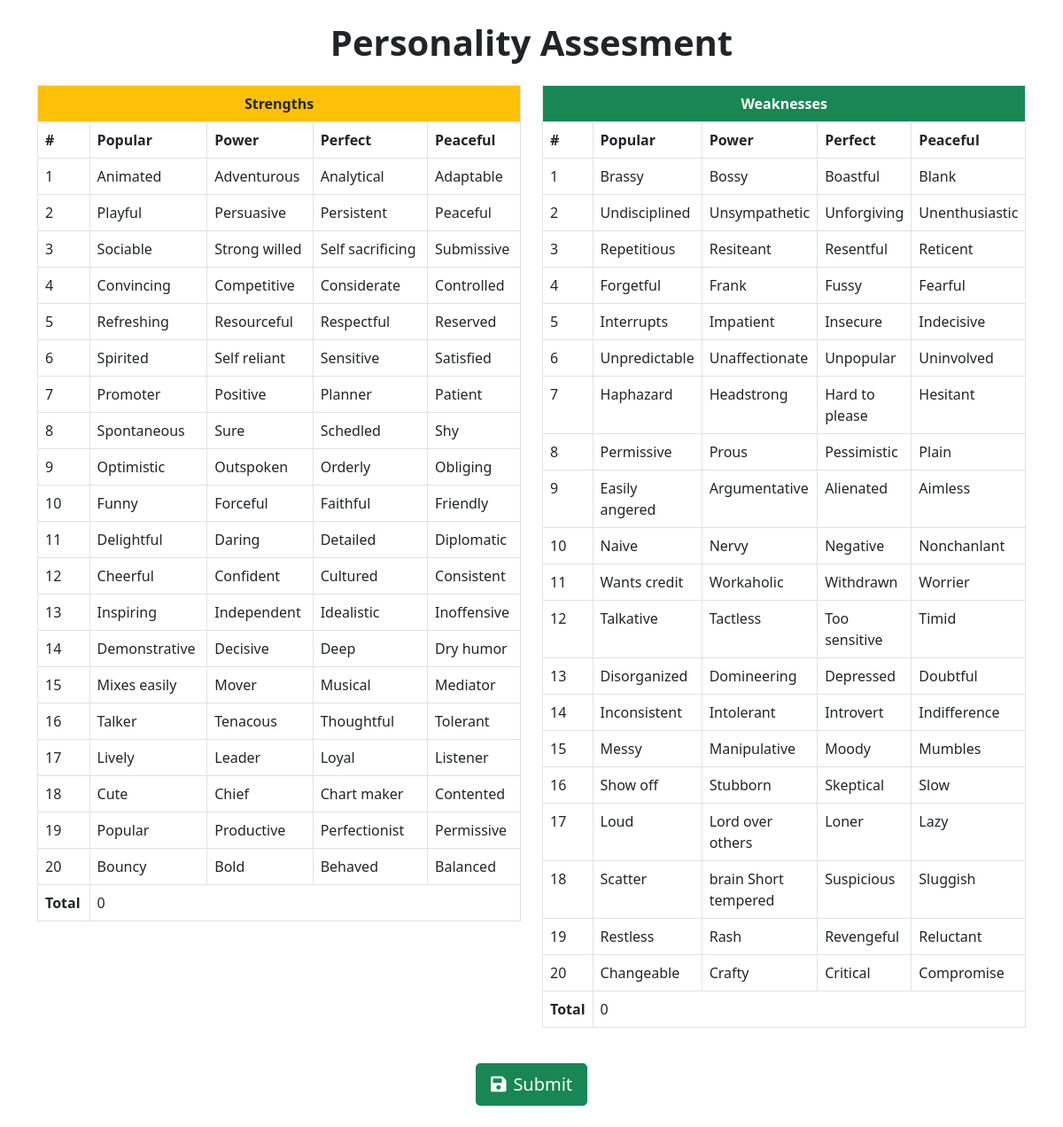
The page / (signed in) on the database its author committed.
### tables this page shows
CREATE TABLE `options` (
  `opt_id` int NOT NULL,
  `popular` varchar(255) DEFAULT NULL,
  `power` varchar(255) DEFAULT NULL,
  `perfect` varchar(255) DEFAULT NULL,
  `peaceful` varchar(255) DEFAULT NULL,
  `opt_type` varchar(50) DEFAULT NULL
);

### index.php (the view, shortened to what this page needs)
<?php
require ('./defines/functions.php');
?>
<!DOCTYPE html>
<html lang="en">
    <head>
        <link rel="stylesheet" href="./assets/fontawesome/css/all.css">
        <link rel="stylesheet" href="./css/bootstrap.min.css">
        <link rel="stylesheet" href="./css/style.css">
    </head>
    <body>
        <div class="container">
            <h1 class="text-center fw-bold my-4"> Personality Assesment </h1>
            <form action="" method="POST" class="row justify-content-between" id="assessment_form">
                <div class="col-sm-6">
                    <div class="table-responsive">
                        <table class="table table-bordered" id="strengths">
                            <thead class="bg-warning">
                                <th colspan="5" class="text-center">Strengths</th>
                            </thead>
                            <tbody>
                                <tr>
                                    <th>#</th>
                                    <th>Popular</th>
                                    <th>Power</th>
                                    <th>Perfect</th>
                                    <th>Peaceful</th>
                                </tr>
                                <?php
                                try {
                                    $sql = "SELECT * FROM options WHERE `opt_type` = 'Strengths'";
                                    $stmt = $conn->prepare($sql);
                                    $stmt->execute();
                                    if ($stmt->rowCount() > 0) {
                                        $options = $stmt->fetchAll(PDO::FETCH_ASSOC);
                                        $i = 1;
                                        foreach ($options as $option) {
                                            echo "<tr>";
                                            echo "<td>" . $i . "</td>";
                                            echo "<td class='p-0'><label class='w-100 p-2'>" . $option['popular'] . " <input type='radio' value='" . $option['popular'] . "-" . $option['opt_type'] . "' class='d-none option' name='option" . $i . "'></label></td>";
                                            echo "<td class='p-0'><label class='w-100 p-2'>" . $option['power'] . " <input type='radio' value='" . $option['power'] . "-" . $option['opt_type'] . "' class='d-none option' name='option" . $i . "'></label></td>";
                                            echo "<td class='p-0'><label class='w-100 p-2'>" . $option['perfect'] . " <input type='radio' value='" . $option['perfect'] . "-" . $option['opt_type'] . "' class='d-none option' name='option" . $i . "'></label></td>";
                                            echo "<td class='p-0'><label class='w-100 p-2'>" . $option['peaceful'] . " <input type='radio' value='" . $option['peaceful'] . "-" . $option['opt_type'] . "' class='d-none option' name='option" . $i . "'></label></td>";
                                            echo "</tr>";
                                            $i++;
                                        }
                                        echo '<tr><th>Total</th><td colspan="4"><span class="table-total"></span></td></tr>';
                                    } else {
                                        echo "<tr><td colspan='5'><div class='alert alert-warning'>No options found in the database.</div></td></tr>";
                                    }
                                } catch (PDOException $e) {
                                    echo "Error: " . $e->getMessage();
                                }
                                ?>
                            </tbody>
                        </table>
                    </div>
                </div>
                <div class="col-sm-6">
                    <div class="table-responsive">
                        <table class="table table-bordered" id="weaknesses">
                            <thead class="bg-success text-white">
                                <th colspan="5" class="text-center">Weaknesses</th>
                            </thead>
                            <tbody>
                                <tr>
                                    <th>#</th>
                                    <th>Popular</th>
                                    <th>Power</th>
                                    <th>Perfect</th>
                                    <th>Peaceful</th>
                                </tr>
                                <?php
                                try {
                                    $sql = "SELECT * FROM options WHERE `opt_type` = 'Weaknesses'";
                                    $stmt = $conn->prepare($sql);
                                    $stmt->execute();
                                    if ($stmt->rowCount() > 0) {
                                        $options = $stmt->fetchAll(PDO::FETCH_ASSOC);
                                        $i = 1;
                                        foreach ($options as $option) {
                                            echo "<tr>";
                                            echo "<td>" . $i . "</td>";
                                            echo "<td class='p-0'><label class='w-100 p-2'>" . $option['popular'] . " <input type='radio' value='" . $option['popular'] . "-" . $option['opt_type'] . "' class='d-none option' name='option" . $i . "'></label></td>";
                                            echo "<td class='p-0'><label class='w-100 p-2'>" . $option['power'] . " <input type='radio' value='" . $option['power'] . "-" . $option['opt_type'] . "' class='d-none option' name='option" . $i . "'></label></td>";
                                            echo "<td class='p-0'><label class='w-100 p-2'>" . $option['perfect'] . " <input type='radio' value='" . $option['perfect'] . "-" . $option['opt_type'] . "' class='d-none option' name='option" . $i . "'></label></td>";
                                            echo "<td class='p-0'><label class='w-100 p-2'>" . $option['peaceful'] . " <input type='radio' value='" . $option['peaceful'] . "-" . $option['opt_type'] . "' class='d-none option' name='option" . $i . "'></label></td>";
                                            echo "</tr>";
                                            $i++;
                                        }
                                        echo '<tr><th>Total</th><td colspan="4"><span class="table-total"></span></td></tr>';
                                    } else {
                                        echo "<tr><td colspan='5'><div class='alert alert-warning'>No options found in the database.</div></td></tr>";
                                    }
                                } catch (PDOException $e) {
                                    echo "Error: " . $e->getMessage();
                                }
                                ?>
                            </tbody>
                        </table>
                    </div>
                </div>
                <div class="py-4 text-center">
                    <button type="submit" class="btn btn-success btn-lg"><i
                            class="fa fa-save me-2"></i><span>Submit</span></button>
                </div>
            </form>
        </div>
    </body>
</html>

### css/style.css (style rules this page uses)
.table label { cursor: pointer; }

### rows shown on the page
options: popular "Animated", power "Adventurous", perfect "Analytical", peaceful "Adaptable"
options: popular "Playful", power "Persuasive", perfect "Persistent", peaceful "Peaceful"
options: popular "Sociable", power "Strong willed", perfect "Self sacrificing", peaceful "Submissive"
options: popular "Convincing", power "Competitive", perfect "Considerate", peaceful "Controlled"
options: popular "Refreshing", power "Resourceful", perfect "Respectful", peaceful "Reserved"
options: popular "Spirited", power "Self reliant", perfect "Sensitive", peaceful "Satisfied"
options: popular "Promoter", power "Positive", perfect "Planner", peaceful "Patient"
options: popular "Spontaneous", power "Sure", perfect "Schedled", peaceful "Shy"
options: popular "Optimistic", power "Outspoken", perfect "Orderly", peaceful "Obliging"
options: popular "Funny", power "Forceful", perfect "Faithful", peaceful "Friendly"
options: popular "Delightful", power "Daring", perfect "Detailed", peaceful "Diplomatic"
options: popular "Cheerful", power "Confident", perfect "Cultured", peaceful "Consistent"
options: popular "Inspiring", power "Independent", perfect "Idealistic", peaceful "Inoffensive"
options: popular "Demonstrative", power "Decisive", perfect "Deep", peaceful "Dry humor"
options: popular "Mixes easily", power "Mover", perfect "Musical", peaceful "Mediator"
options: popular "Talker", power "Tenacous", perfect "Thoughtful", peaceful "Tolerant"
options: popular "Lively", power "Leader", perfect "Loyal", peaceful "Listener"
options: popular "Cute", power "Chief", perfect "Chart maker", peaceful "Contented"
options: popular "Popular", power "Productive", perfect "Perfectionist", peaceful "Permissive"
options: popular "Bouncy", power "Bold", perfect "Behaved", peaceful "Balanced"
options: popular "Brassy", power "Bossy", perfect "Boastful", peaceful "Blank"
options: popular "Undisciplined", power "Unsympathetic", perfect "Unforgiving", peaceful "Unenthusiastic"
options: popular "Repetitious", power "Resiteant", perfect "Resentful", peaceful "Reticent"
options: popular "Forgetful", power "Frank", perfect "Fussy", peaceful "Fearful"
options: popular "Interrupts", power "Impatient", perfect "Insecure", peaceful "Indecisive"
options: popular "Unpredictable", power "Unaffectionate", perfect "Unpopular", peaceful "Uninvolved"
options: popular "Haphazard", power "Headstrong", perfect "Hard to please", peaceful "Hesitant"
options: popular "Permissive", power "Prous", perfect "Pessimistic", peaceful "Plain"
options: popular "Easily angered", power "Argumentative", perfect "Alienated", peaceful "Aimless"
options: popular "Naive", power "Nervy", perfect "Negative", peaceful "Nonchanlant"
options: popular "Wants credit", power "Workaholic", perfect "Withdrawn", peaceful "Worrier"
options: popular "Talkative", power "Tactless", perfect "Too sensitive", peaceful "Timid"
options: popular "Disorganized", power "Domineering", perfect "Depressed", peaceful "Doubtful"
options: popular "Inconsistent", power "Intolerant", perfect "Introvert", peaceful "Indifference"
options: popular "Messy", power "Manipulative", perfect "Moody", peaceful "Mumbles"
options: popular "Show off", power "Stubborn", perfect "Skeptical", peaceful "Slow"
options: popular "Loud", power "Lord over others", perfect "Loner", peaceful "Lazy"
options: popular "Scatter", power "brain Short tempered", perfect "Suspicious", peaceful "Sluggish"
options: popular "Restless", power "Rash", perfect "Revengeful", peaceful "Reluctant"
options: popular "Changeable", power "Crafty", perfect "Critical", peaceful "Compromise"
